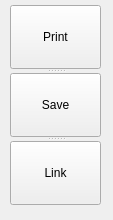
<?xml version="1.0" encoding="UTF-8"?>
<ui version="4.0">
 <class>frSave</class>
 <widget class="QFrame" name="frSave">
  <property name="geometry">
   <rect>
    <x>0</x>
    <y>0</y>
    <width>113</width>
    <height>220</height>
   </rect>
  </property>
  <property name="windowTitle">
   <string>Frame</string>
  </property>
  <widget class="QSplitter" name="splitter_2">
   <property name="geometry">
    <rect>
     <x>10</x>
     <y>5</y>
     <width>91</width>
     <height>200</height>
    </rect>
   </property>
   <property name="orientation">
    <enum>Qt::Vertical</enum>
   </property>
   <widget class="QPushButton" name="pbPrint">
    <property name="text">
     <string>Print</string>
    </property>
   </widget>
   <widget class="QPushButton" name="pbSave">
    <property name="text">
     <string>Save</string>
    </property>
   </widget>
   <widget class="QPushButton" name="pbLink">
    <property name="text">
     <string>Link</string>
    </property>
   </widget>
  </widget>
 </widget>
 <resources/>
 <connections/>
</ui>
